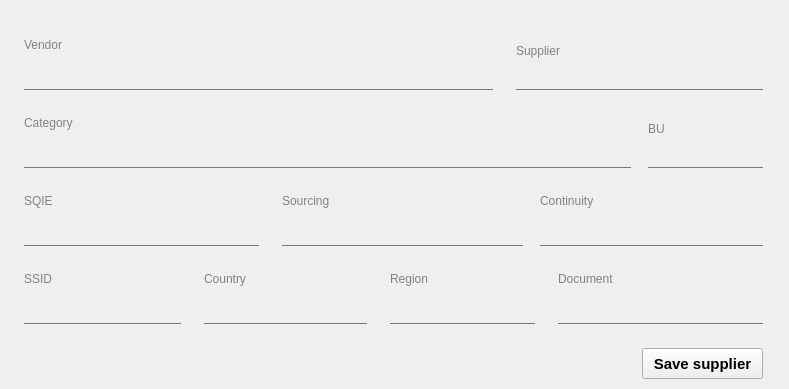
<?xml version="1.0" encoding="UTF-8"?>
<ui version="4.0">
 <class>registerWindow</class>
 <widget class="QMainWindow" name="registerWindow">
  <property name="geometry">
   <rect>
    <x>0</x>
    <y>0</y>
    <width>789</width>
    <height>389</height>
   </rect>
  </property>
  <property name="windowTitle">
   <string>Register new Supplier</string>
  </property>
  <property name="windowIcon">
   <iconset resource="icon.qrc">
    <normaloff>:/images/a8abd29a96d4222680540c6bd2e3595e.png</normaloff>:/images/a8abd29a96d4222680540c6bd2e3595e.png</iconset>
  </property>
  <widget class="QWidget" name="centralwidget">
   <widget class="QLabel" name="label_30">
    <property name="geometry">
     <rect>
      <x>24</x>
      <y>192</y>
      <width>150</width>
      <height>17</height>
     </rect>
    </property>
    <property name="font">
     <font>
      <family>Segoe UI</family>
      <pointsize>9</pointsize>
     </font>
    </property>
    <property name="styleSheet">
     <string notr="true">background-color:transparent;
color:rgb(130,130,130)</string>
    </property>
    <property name="text">
     <string>SQIE</string>
    </property>
   </widget>
   <widget class="QLabel" name="label_45">
    <property name="geometry">
     <rect>
      <x>516</x>
      <y>42</y>
      <width>73</width>
      <height>17</height>
     </rect>
    </property>
    <property name="font">
     <font>
      <family>Segoe UI</family>
      <pointsize>9</pointsize>
     </font>
    </property>
    <property name="styleSheet">
     <string notr="true">background-color:transparent;
color:rgb(130,130,130)</string>
    </property>
    <property name="text">
     <string>Supplier</string>
    </property>
   </widget>
   <widget class="QComboBox" name="new_category">
    <property name="geometry">
     <rect>
      <x>24</x>
      <y>138</y>
      <width>607</width>
      <height>30</height>
     </rect>
    </property>
    <property name="minimumSize">
     <size>
      <width>0</width>
      <height>30</height>
     </size>
    </property>
    <property name="font">
     <font>
      <family>Century Gothic</family>
      <pointsize>11</pointsize>
      <weight>75</weight>
      <bold>true</bold>
     </font>
    </property>
    <property name="styleSheet">
     <string notr="true">QComboBox {
    border: none;
    border-bottom: 1px solid rgb(90, 54, 247);
    border-radius: 0;
    background-color: transparent;
}

QComboBox:disabled, QComboBox:!focus {
    border-bottom: 1px solid rgb(120, 120, 120);
}

QComboBox::down-arrow {
    image: none;
}

QComboBox::drop-down {
    width: 0;
}</string>
    </property>
   </widget>
   <widget class="QLabel" name="label_27">
    <property name="geometry">
     <rect>
      <x>24</x>
      <y>36</y>
      <width>79</width>
      <height>17</height>
     </rect>
    </property>
    <property name="font">
     <font>
      <family>Segoe UI</family>
      <pointsize>9</pointsize>
     </font>
    </property>
    <property name="styleSheet">
     <string notr="true">background-color:transparent;
color:rgb(130,130,130)</string>
    </property>
    <property name="text">
     <string>Vendor</string>
    </property>
   </widget>
   <widget class="QLabel" name="label_28">
    <property name="geometry">
     <rect>
      <x>24</x>
      <y>114</y>
      <width>73</width>
      <height>17</height>
     </rect>
    </property>
    <property name="font">
     <font>
      <family>Segoe UI</family>
      <pointsize>9</pointsize>
     </font>
    </property>
    <property name="styleSheet">
     <string notr="true">background-color:transparent;
color:rgb(130,130,130)</string>
    </property>
    <property name="text">
     <string>Category</string>
    </property>
   </widget>
   <widget class="QLineEdit" name="supplier_register">
    <property name="enabled">
     <bool>true</bool>
    </property>
    <property name="geometry">
     <rect>
      <x>516</x>
      <y>60</y>
      <width>247</width>
      <height>30</height>
     </rect>
    </property>
    <property name="minimumSize">
     <size>
      <width>0</width>
      <height>30</height>
     </size>
    </property>
    <property name="font">
     <font>
      <family>Century Gothic</family>
      <pointsize>11</pointsize>
      <weight>50</weight>
      <bold>false</bold>
     </font>
    </property>
    <property name="styleSheet">
     <string notr="true">QLineEdit {
    border: none;
    border-bottom: 1px solid rgb(90, 54, 247);
    border-radius: 0;
    background-color: transparent;
}

QLineEdit:disabled, QLineEdit:!focus {
    border-bottom: 1px solid rgb(120, 120, 120);
}</string>
    </property>
    <property name="text">
     <string/>
    </property>
    <property name="readOnly">
     <bool>false</bool>
    </property>
   </widget>
   <widget class="QLabel" name="label_29">
    <property name="geometry">
     <rect>
      <x>540</x>
      <y>192</y>
      <width>150</width>
      <height>17</height>
     </rect>
    </property>
    <property name="font">
     <font>
      <family>Segoe UI</family>
      <pointsize>9</pointsize>
     </font>
    </property>
    <property name="styleSheet">
     <string notr="true">background-color:transparent;
color:rgb(130,130,130)</string>
    </property>
    <property name="text">
     <string>Continuity</string>
    </property>
   </widget>
   <widget class="QLabel" name="label_41">
    <property name="geometry">
     <rect>
      <x>648</x>
      <y>120</y>
      <width>73</width>
      <height>17</height>
     </rect>
    </property>
    <property name="font">
     <font>
      <family>Segoe UI</family>
      <pointsize>9</pointsize>
     </font>
    </property>
    <property name="styleSheet">
     <string notr="true">background-color:transparent;
color:rgb(130,130,130)</string>
    </property>
    <property name="text">
     <string>BU</string>
    </property>
   </widget>
   <widget class="QLabel" name="label_31">
    <property name="geometry">
     <rect>
      <x>282</x>
      <y>192</y>
      <width>150</width>
      <height>17</height>
     </rect>
    </property>
    <property name="font">
     <font>
      <family>Segoe UI</family>
      <pointsize>9</pointsize>
     </font>
    </property>
    <property name="styleSheet">
     <string notr="true">background-color:transparent;
color:rgb(130,130,130)</string>
    </property>
    <property name="text">
     <string>Sourcing</string>
    </property>
   </widget>
   <widget class="QPushButton" name="btn_save_new_supplier">
    <property name="geometry">
     <rect>
      <x>642</x>
      <y>348</y>
      <width>121</width>
      <height>31</height>
     </rect>
    </property>
    <property name="font">
     <font>
      <pointsize>11</pointsize>
      <weight>75</weight>
      <bold>true</bold>
     </font>
    </property>
    <property name="text">
     <string>Save supplier</string>
    </property>
   </widget>
   <widget class="QComboBox" name="bu_register_new">
    <property name="geometry">
     <rect>
      <x>648</x>
      <y>138</y>
      <width>115</width>
      <height>30</height>
     </rect>
    </property>
    <property name="minimumSize">
     <size>
      <width>0</width>
      <height>30</height>
     </size>
    </property>
    <property name="font">
     <font>
      <family>Century Gothic</family>
      <pointsize>11</pointsize>
      <weight>75</weight>
      <bold>true</bold>
     </font>
    </property>
    <property name="styleSheet">
     <string notr="true">QComboBox {
    border: none;
    border-bottom: 1px solid rgb(90, 54, 247);
    border-radius: 0;
    background-color: transparent;
}

QComboBox:disabled, QComboBox:!focus {
    border-bottom: 1px solid rgb(120, 120, 120);
}

QComboBox::down-arrow {
    image: none;
}

QComboBox::drop-down {
    width: 0;
}</string>
    </property>
   </widget>
   <widget class="QLineEdit" name="vendor_register_new">
    <property name="geometry">
     <rect>
      <x>24</x>
      <y>60</y>
      <width>469</width>
      <height>30</height>
     </rect>
    </property>
    <property name="minimumSize">
     <size>
      <width>0</width>
      <height>30</height>
     </size>
    </property>
    <property name="font">
     <font>
      <family>Century Gothic</family>
      <pointsize>11</pointsize>
      <weight>50</weight>
      <bold>false</bold>
     </font>
    </property>
    <property name="styleSheet">
     <string notr="true">QLineEdit {
    border: none;
    border-bottom: 1px solid rgb(90, 54, 247);
    border-radius: 0;
    background-color: transparent;
}

QLineEdit:disabled, QLineEdit:!focus {
    border-bottom: 1px solid rgb(120, 120, 120);
}</string>
    </property>
   </widget>
   <widget class="QLineEdit" name="region_register_new">
    <property name="enabled">
     <bool>true</bool>
    </property>
    <property name="geometry">
     <rect>
      <x>390</x>
      <y>294</y>
      <width>145</width>
      <height>30</height>
     </rect>
    </property>
    <property name="minimumSize">
     <size>
      <width>0</width>
      <height>30</height>
     </size>
    </property>
    <property name="font">
     <font>
      <pointsize>11</pointsize>
      <weight>75</weight>
      <bold>true</bold>
     </font>
    </property>
    <property name="styleSheet">
     <string notr="true">QLineEdit {
    border: none;
    border-bottom: 1px solid rgb(90, 54, 247);
    border-radius: 0;
    background-color: transparent;
}

QLineEdit:disabled, QLineEdit:!focus {
    border-bottom: 1px solid rgb(120, 120, 120);
}</string>
    </property>
    <property name="text">
     <string/>
    </property>
    <property name="readOnly">
     <bool>false</bool>
    </property>
   </widget>
   <widget class="QLabel" name="label_49">
    <property name="geometry">
     <rect>
      <x>24</x>
      <y>270</y>
      <width>150</width>
      <height>17</height>
     </rect>
    </property>
    <property name="font">
     <font>
      <family>Segoe UI</family>
      <pointsize>9</pointsize>
     </font>
    </property>
    <property name="styleSheet">
     <string notr="true">background-color:transparent;
color:rgb(130,130,130)</string>
    </property>
    <property name="text">
     <string>SSID</string>
    </property>
   </widget>
   <widget class="QLabel" name="label_51">
    <property name="geometry">
     <rect>
      <x>390</x>
      <y>270</y>
      <width>150</width>
      <height>17</height>
     </rect>
    </property>
    <property name="font">
     <font>
      <family>Segoe UI</family>
      <pointsize>9</pointsize>
     </font>
    </property>
    <property name="styleSheet">
     <string notr="true">background-color:transparent;
color:rgb(130,130,130)</string>
    </property>
    <property name="text">
     <string>Region</string>
    </property>
   </widget>
   <widget class="QLabel" name="label_52">
    <property name="geometry">
     <rect>
      <x>558</x>
      <y>270</y>
      <width>150</width>
      <height>17</height>
     </rect>
    </property>
    <property name="font">
     <font>
      <family>Segoe UI</family>
      <pointsize>9</pointsize>
     </font>
    </property>
    <property name="styleSheet">
     <string notr="true">background-color:transparent;
color:rgb(130,130,130)</string>
    </property>
    <property name="text">
     <string>Document</string>
    </property>
   </widget>
   <widget class="QLabel" name="label_50">
    <property name="geometry">
     <rect>
      <x>204</x>
      <y>270</y>
      <width>150</width>
      <height>17</height>
     </rect>
    </property>
    <property name="font">
     <font>
      <family>Segoe UI</family>
      <pointsize>9</pointsize>
     </font>
    </property>
    <property name="styleSheet">
     <string notr="true">background-color:transparent;
color:rgb(130,130,130)</string>
    </property>
    <property name="text">
     <string>Country</string>
    </property>
   </widget>
   <widget class="QLineEdit" name="document_register_new">
    <property name="enabled">
     <bool>true</bool>
    </property>
    <property name="geometry">
     <rect>
      <x>558</x>
      <y>294</y>
      <width>205</width>
      <height>30</height>
     </rect>
    </property>
    <property name="minimumSize">
     <size>
      <width>0</width>
      <height>30</height>
     </size>
    </property>
    <property name="font">
     <font>
      <pointsize>11</pointsize>
      <weight>75</weight>
      <bold>true</bold>
     </font>
    </property>
    <property name="styleSheet">
     <string notr="true">QLineEdit {
    border: none;
    border-bottom: 1px solid rgb(90, 54, 247);
    border-radius: 0;
    background-color: transparent;
}

QLineEdit:disabled, QLineEdit:!focus {
    border-bottom: 1px solid rgb(120, 120, 120);
}</string>
    </property>
    <property name="text">
     <string/>
    </property>
    <property name="readOnly">
     <bool>false</bool>
    </property>
   </widget>
   <widget class="QLineEdit" name="ssid_register_new">
    <property name="enabled">
     <bool>true</bool>
    </property>
    <property name="geometry">
     <rect>
      <x>24</x>
      <y>294</y>
      <width>157</width>
      <height>30</height>
     </rect>
    </property>
    <property name="minimumSize">
     <size>
      <width>0</width>
      <height>30</height>
     </size>
    </property>
    <property name="font">
     <font>
      <pointsize>11</pointsize>
      <weight>75</weight>
      <bold>true</bold>
     </font>
    </property>
    <property name="styleSheet">
     <string notr="true">QLineEdit {
    border: none;
    border-bottom: 1px solid rgb(90, 54, 247);
    border-radius: 0;
    background-color: transparent;
}

QLineEdit:disabled, QLineEdit:!focus {
    border-bottom: 1px solid rgb(120, 120, 120);
}</string>
    </property>
    <property name="text">
     <string/>
    </property>
    <property name="readOnly">
     <bool>false</bool>
    </property>
   </widget>
   <widget class="QLineEdit" name="country_register_new">
    <property name="enabled">
     <bool>true</bool>
    </property>
    <property name="geometry">
     <rect>
      <x>204</x>
      <y>294</y>
      <width>163</width>
      <height>30</height>
     </rect>
    </property>
    <property name="minimumSize">
     <size>
      <width>0</width>
      <height>30</height>
     </size>
    </property>
    <property name="font">
     <font>
      <pointsize>11</pointsize>
      <weight>75</weight>
      <bold>true</bold>
     </font>
    </property>
    <property name="styleSheet">
     <string notr="true">QLineEdit {
    border: none;
    border-bottom: 1px solid rgb(90, 54, 247);
    border-radius: 0;
    background-color: transparent;
}

QLineEdit:disabled, QLineEdit:!focus {
    border-bottom: 1px solid rgb(120, 120, 120);
}</string>
    </property>
    <property name="text">
     <string/>
    </property>
    <property name="readOnly">
     <bool>false</bool>
    </property>
   </widget>
   <widget class="QComboBox" name="sqie_register_new">
    <property name="geometry">
     <rect>
      <x>24</x>
      <y>216</y>
      <width>235</width>
      <height>30</height>
     </rect>
    </property>
    <property name="minimumSize">
     <size>
      <width>0</width>
      <height>30</height>
     </size>
    </property>
    <property name="font">
     <font>
      <family>Century Gothic</family>
      <pointsize>11</pointsize>
      <weight>75</weight>
      <bold>true</bold>
     </font>
    </property>
    <property name="styleSheet">
     <string notr="true">QComboBox {
    border: none;
    border-bottom: 1px solid rgb(90, 54, 247);
    border-radius: 0;
    background-color: transparent;
}

QComboBox:disabled, QComboBox:!focus {
    border-bottom: 1px solid rgb(120, 120, 120);
}

QComboBox::down-arrow {
    image: none;
}

QComboBox::drop-down {
    width: 0;
}</string>
    </property>
   </widget>
   <widget class="QComboBox" name="sourcing_register_new">
    <property name="geometry">
     <rect>
      <x>282</x>
      <y>216</y>
      <width>241</width>
      <height>30</height>
     </rect>
    </property>
    <property name="minimumSize">
     <size>
      <width>0</width>
      <height>30</height>
     </size>
    </property>
    <property name="font">
     <font>
      <family>Century Gothic</family>
      <pointsize>11</pointsize>
      <weight>75</weight>
      <bold>true</bold>
     </font>
    </property>
    <property name="styleSheet">
     <string notr="true">QComboBox {
    border: none;
    border-bottom: 1px solid rgb(90, 54, 247);
    border-radius: 0;
    background-color: transparent;
}

QComboBox:disabled, QComboBox:!focus {
    border-bottom: 1px solid rgb(120, 120, 120);
}

QComboBox::down-arrow {
    image: none;
}

QComboBox::drop-down {
    width: 0;
}</string>
    </property>
   </widget>
   <widget class="QComboBox" name="continuity_register_new">
    <property name="geometry">
     <rect>
      <x>540</x>
      <y>216</y>
      <width>223</width>
      <height>30</height>
     </rect>
    </property>
    <property name="minimumSize">
     <size>
      <width>0</width>
      <height>30</height>
     </size>
    </property>
    <property name="font">
     <font>
      <family>Century Gothic</family>
      <pointsize>11</pointsize>
      <weight>75</weight>
      <bold>true</bold>
     </font>
    </property>
    <property name="styleSheet">
     <string notr="true">QComboBox {
    border: none;
    border-bottom: 1px solid rgb(90, 54, 247);
    border-radius: 0;
    background-color: transparent;
}

QComboBox:disabled, QComboBox:!focus {
    border-bottom: 1px solid rgb(120, 120, 120);
}

QComboBox::down-arrow {
    image: none;
}

QComboBox::drop-down {
    width: 0;
}</string>
    </property>
   </widget>
  </widget>
 </widget>
 <tabstops>
  <tabstop>vendor_register_new</tabstop>
  <tabstop>supplier_register</tabstop>
  <tabstop>new_category</tabstop>
  <tabstop>bu_register_new</tabstop>
  <tabstop>sqie_register_new</tabstop>
  <tabstop>sourcing_register_new</tabstop>
  <tabstop>continuity_register_new</tabstop>
  <tabstop>ssid_register_new</tabstop>
  <tabstop>country_register_new</tabstop>
  <tabstop>region_register_new</tabstop>
  <tabstop>document_register_new</tabstop>
  <tabstop>btn_save_new_supplier</tabstop>
 </tabstops>
 <resources>
  <include location="icon.qrc"/>
 </resources>
 <connections/>
</ui>
